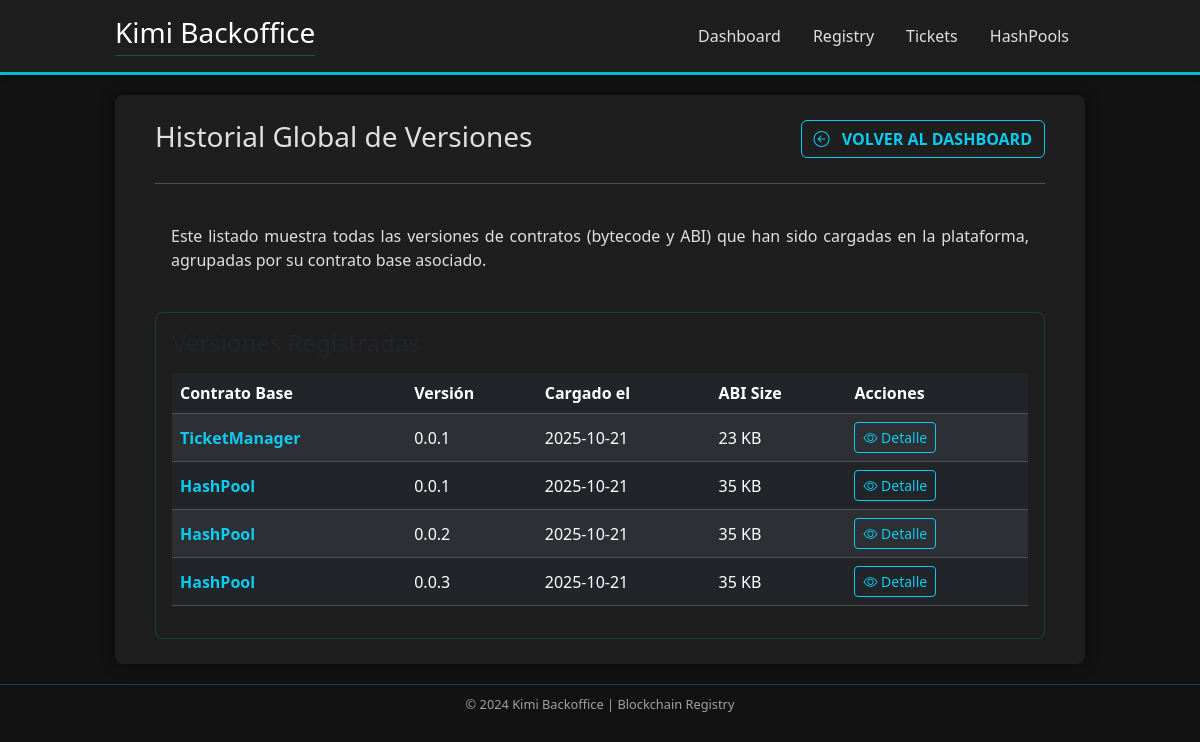
Page /contractRegistry/version/list/ on the earlier database version.
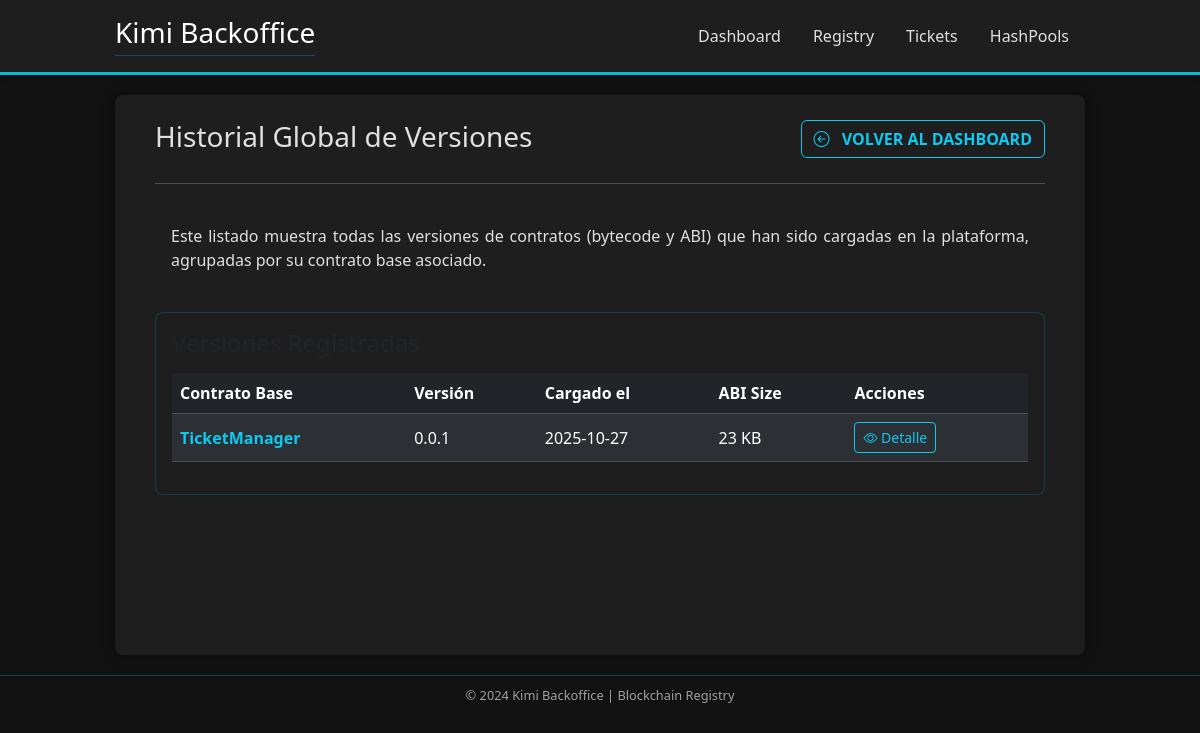
Same page on the later database version.
### contractRegistry/models.py (models this page shows, shortened)
class ContractVersion(models.Model):
    base_contract = models.ForeignKey(BaseContract, on_delete=models.CASCADE, related_name='versions')
    version = models.CharField(max_length=50)
    bytecode = models.TextField()
    abi = models.JSONField()
    created_at = models.DateTimeField(auto_now_add=True)
    class Meta:
        constraints = [
            UniqueConstraint(
                fields=['base_contract', 'version'],
                name='unique_version_per_base_contract'
            )
        ]

class BaseContract(models.Model):
    name = models.CharField(max_length=100, unique=True)
    descripcion = models.TextField(blank=True, help_text="Descripción opcional del contrato base.")
    created_at = models.DateTimeField(auto_now_add=True)

### contractRegistry/views.py (the view)
# urls.py: path('version/list/', views.versionList, name='version_list'),
def versionList(request):
    versions = ContractVersion.objects.all()
    context = {
        'versions': versions
    }
    return render(request, 'contractRegistry/version_list.html', context)

### templates/contractRegistry/version_list.html (shortened to what this page needs)
{% extends "base.html" %}
{% load static %}
{% block content %}
<div class="centered-container mx-auto dashboard-content">
    <div class="d-flex justify-content-between align-items-center mb-4 border-0">
      <h2 class="h3 text-accent mb-0" style="border-bottom: none !important;">Historial Global de Versiones</h2>
      <a href="{% url 'contractRegistry:index' %}" class="btn btn-outline-info fw-bold text-uppercase"><i class="bi bi-arrow-left-circle me-2"></i> Volver al Dashboard</a>
    </div>
    <hr class="text-accent mt-0 mb-4" />
    <div class="mb-4 welcome-card p-3 d-flex justify-content-between align-items-start">
      <div style="text-align: justify;">
        <p class="mb-0 text-text-dim">
          Este listado muestra todas las versiones de contratos (bytecode y ABI) que han sido cargadas en la plataforma, agrupadas por su contrato base asociado.
        </p>
      </div>
    </div>
    <div class="card status-card-table p-3">
        <h4 class="text-text-light mb-3">Versiones Registradas</h4>
        <table class="table table-dark table-striped table-hover">
            <thead>
                <tr>
                    <th scope="col" class="text-accent">Contrato Base</th>
                    <th scope="col" class="text-accent">Versión</th>
                    <th scope="col" class="text-accent">Cargado el</th>
                    <th scope="col" class="text-accent">ABI Size</th>
                    <th scope="col" class="text-accent">Acciones</th>
                </tr>
            </thead>
            <tbody>
                {% for version in versions %}
                    <tr class="text-text-dim align-middle">
                        <td class="fw-bold text-light">
                            <a href="{% url 'contractRegistry:contract_detail' contract_id=version.base_contract.id %}" class="text-info text-decoration-none">
                                {{ version.base_contract.name }}
                            </a>
                        </td>
                        <td>{{ version.version }}</td>
                        <td>{{ version.created_at|date:'Y-m-d' }}</td>
                        <td>{{ version.abi|length }} KB</td>
                        <td>
                            <a href="{% url 'contractRegistry:contract_detail' contract_id=version.base_contract.id %}" class="btn btn-sm btn-outline-info me-2">
                                <i class="bi bi-eye"></i> Detalle
                            </a>
                        </td>
                    </tr>
                {% empty %}
                    <tr class="text-center">
                        <td colspan="5" class="text-warning fw-bold">No hay versiones de contratos registradas aún.</td>
                    </tr>
                {% endfor %}
            </tbody>
        </table>
    </div>
</div>
{% endblock %}

### templates/base.html (shortened to what this page needs)
<!DOCTYPE html>
{% load static %}
{% load bootstrap5 %}
<html lang="en">
  <head>
    <link rel="stylesheet" href="https://cdn.jsdelivr.net/npm/bootstrap-icons@1.11.3/font/bootstrap-icons.min.css" />
    {% bootstrap_css %}
  </head>
  <body>
    <header class="app-header sticky-top">
      <div class="centered-container mx-auto">
        <div class="d-flex justify-content-between align-items-center py-3">
          {% block header %}
            <h1 class="h3 mb-0 text-white">Kimi Backoffice</h1>
          {% endblock %}
          <nav class="app-nav">
            {% block nav %}
              <ul class="nav">
                <li class="nav-item">
                  <a class="nav-link" href="{% url 'project_index' %}">Dashboard</a>
                </li>
                <li class="nav-item">
                  <a class="nav-link" href="{% url 'contractRegistry:index' %}">Registry</a>
                </li>
                <li class="nav-item">
                  <a class="nav-link" href="{% url 'tickets:index' %}">Tickets</a>
                </li>
                <li class="nav-item">
                  <a class="nav-link" href="{% url 'hashPool:index' %}">HashPools</a>
                </li>
              </ul>
            {% endblock %}
          </nav>
        </div>
      </div>
    </header>
    <div class="centered-container mx-auto">
      <main class="main-content">
        {% block content %}
        {% endblock %}
      </main>
    </div>
    <footer class="app-footer">
      <div class="centered-container mx-auto text-center">
        {% block footer %}
          <p>&copy; {{ year|default:'2024' }} Kimi Backoffice | Blockchain Registry</p>
        {% endblock %}
      </div>
    </footer>
  </body>
</html>

### templates/base.html (style rules this page uses)
:root { --base-bg: #121212; --card-bg: #1e1e1e; --accent: #00bcd4; --success: #4caf50; --text-light: #e0e0e0; --text-dim: #a0a0a0; }
body { background-color: var(--base-bg); color: var(--text-light); font-family: 'Segoe UI', Tahoma, Geneva, Verdana, sans-serif; margin: 0; padding: 0; }
.centered-container { max-width: 1000px; padding: 0 15px; }
.app-header { background-color: var(--card-bg); border-bottom: 3px solid var(--accent); box-shadow: 0 2px 5px rgba(0, 0, 0, 0.5); }
.app-nav .nav-link { color: var(--text-light) !important; transition: color 0.3s, border-bottom 0.3s; }
.main-content { background-color: var(--card-bg); border-radius: 8px; padding: 25px; box-shadow: 0 0 15px rgba(0, 0, 0, 0.4); margin-top: 20px; min-height: 70vh; }
h1, h2, h3 { color: var(--accent); border-bottom: 1px solid rgba(0, 188, 212, 0.3); padding-bottom: 5px; margin-bottom: 20px; }
.app-footer { border-top: 1px solid rgba(0, 188, 212, 0.3); padding-top: 10px; margin-top: 20px; color: var(--text-dim); font-size: 0.8rem; }
.status-card-table { background-color: var(--card-bg); border: 1px solid rgba(0, 188, 212, 0.2); border-radius: 8px; }

Differences in the rows shown:
removed ContractVersion: base_contract.name "HashPool", version "0.0.1", created_at "2025-10-21", abi|length "35"
removed ContractVersion: base_contract.name "HashPool", version "0.0.2", created_at "2025-10-21", abi|length "35"
removed ContractVersion: base_contract.name "HashPool", version "0.0.3", created_at "2025-10-21", abi|length "35"
changed ContractVersion "TicketManager": created_at "2025-10-21" → "2025-10-27"
